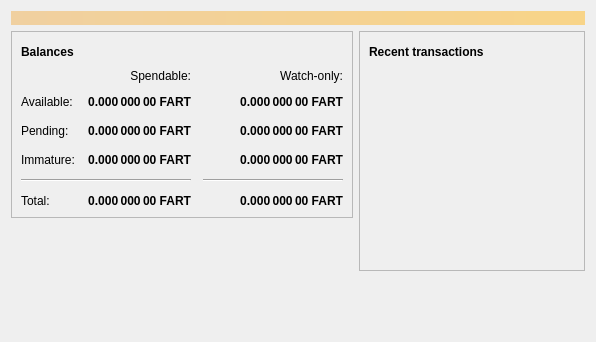
<?xml version="1.0" encoding="UTF-8"?>
<ui version="4.0">
 <class>OverviewPage</class>
 <widget class="QWidget" name="OverviewPage">
  <property name="geometry">
   <rect>
    <x>0</x>
    <y>0</y>
    <width>596</width>
    <height>342</height>
   </rect>
  </property>
  <property name="windowTitle">
   <string>Form</string>
  </property>
  <layout class="QVBoxLayout" name="topLayout">
   <item>
    <widget class="QLabel" name="labelAlerts">
     <property name="visible">
      <bool>false</bool>
     </property>
     <property name="styleSheet">
      <string notr="true">QLabel { background-color: qlineargradient(x1: 0, y1: 0, x2: 1, y2: 0, stop:0 #F0D0A0, stop:1 #F8D488); color:#000000; }</string>
     </property>
     <property name="wordWrap">
      <bool>true</bool>
     </property>
     <property name="margin">
      <number>3</number>
     </property>
     <property name="textInteractionFlags">
      <set>Qt::TextSelectableByMouse</set>
     </property>
    </widget>
   </item>
   <item>
    <layout class="QHBoxLayout" name="horizontalLayout" stretch="1,1">
     <item>
      <layout class="QVBoxLayout" name="verticalLayout_2">
       <item>
        <widget class="QFrame" name="frame">
         <property name="frameShape">
          <enum>QFrame::StyledPanel</enum>
         </property>
         <property name="frameShadow">
          <enum>QFrame::Raised</enum>
         </property>
         <layout class="QVBoxLayout" name="verticalLayout_4">
          <item>
           <layout class="QHBoxLayout" name="horizontalLayout_4">
            <item>
             <widget class="QLabel" name="label_5">
              <property name="font">
               <font>
                <weight>75</weight>
                <bold>true</bold>
               </font>
              </property>
              <property name="text">
               <string>Balances</string>
              </property>
             </widget>
            </item>
            <item>
             <widget class="QPushButton" name="labelWalletStatus">
              <property name="enabled">
               <bool>true</bool>
              </property>
              <property name="maximumSize">
               <size>
                <width>30</width>
                <height>16777215</height>
               </size>
              </property>
              <property name="toolTip">
               <string>The displayed information may be out of date. Your wallet automatically synchronizes with the Fartonium network after a connection is established, but this process has not completed yet.</string>
              </property>
              <property name="text">
               <string/>
              </property>
              <property name="icon">
               <iconset resource="../bitcoin.qrc">
                <normaloff>:/icons/warning</normaloff>
                <disabledoff>:/icons/warning</disabledoff>:/icons/warning</iconset>
              </property>
              <property name="iconSize">
               <size>
                <width>24</width>
                <height>24</height>
               </size>
              </property>
              <property name="flat">
               <bool>true</bool>
              </property>
             </widget>
            </item>
            <item>
             <spacer name="horizontalSpacer_3">
              <property name="orientation">
               <enum>Qt::Horizontal</enum>
              </property>
              <property name="sizeHint" stdset="0">
               <size>
                <width>40</width>
                <height>20</height>
               </size>
              </property>
             </spacer>
            </item>
           </layout>
          </item>
          <item>
           <layout class="QGridLayout" name="gridLayout">
            <property name="spacing">
             <number>12</number>
            </property>
            <item row="2" column="2">
             <widget class="QLabel" name="labelWatchPending">
              <property name="font">
               <font>
                <weight>75</weight>
                <bold>true</bold>
               </font>
              </property>
              <property name="cursor">
               <cursorShape>IBeamCursor</cursorShape>
              </property>
              <property name="toolTip">
               <string>Unconfirmed transactions to watch-only addresses</string>
              </property>
              <property name="text">
               <string notr="true">0.000 000 00 FART</string>
              </property>
              <property name="alignment">
               <set>Qt::AlignRight|Qt::AlignTrailing|Qt::AlignVCenter</set>
              </property>
              <property name="textInteractionFlags">
               <set>Qt::LinksAccessibleByMouse|Qt::TextSelectableByKeyboard|Qt::TextSelectableByMouse</set>
              </property>
             </widget>
            </item>
            <item row="2" column="1">
             <widget class="QLabel" name="labelUnconfirmed">
              <property name="font">
               <font>
                <weight>75</weight>
                <bold>true</bold>
               </font>
              </property>
              <property name="cursor">
               <cursorShape>IBeamCursor</cursorShape>
              </property>
              <property name="toolTip">
               <string>Total of transactions that have yet to be confirmed, and do not yet count toward the spendable balance</string>
              </property>
              <property name="text">
               <string notr="true">0.000 000 00 FART</string>
              </property>
              <property name="alignment">
               <set>Qt::AlignRight|Qt::AlignTrailing|Qt::AlignVCenter</set>
              </property>
              <property name="textInteractionFlags">
               <set>Qt::LinksAccessibleByMouse|Qt::TextSelectableByKeyboard|Qt::TextSelectableByMouse</set>
              </property>
             </widget>
            </item>
            <item row="3" column="2">
             <widget class="QLabel" name="labelWatchImmature">
              <property name="font">
               <font>
                <weight>75</weight>
                <bold>true</bold>
               </font>
              </property>
              <property name="cursor">
               <cursorShape>IBeamCursor</cursorShape>
              </property>
              <property name="toolTip">
               <string>Mined balance in watch-only addresses that has not yet matured</string>
              </property>
              <property name="text">
               <string notr="true">0.000 000 00 FART</string>
              </property>
              <property name="alignment">
               <set>Qt::AlignRight|Qt::AlignTrailing|Qt::AlignVCenter</set>
              </property>
              <property name="textInteractionFlags">
               <set>Qt::LinksAccessibleByMouse|Qt::TextSelectableByKeyboard|Qt::TextSelectableByMouse</set>
              </property>
             </widget>
            </item>
            <item row="4" column="0" colspan="2">
             <widget class="Line" name="line">
              <property name="orientation">
               <enum>Qt::Horizontal</enum>
              </property>
             </widget>
            </item>
            <item row="4" column="2">
             <widget class="Line" name="lineWatchBalance">
              <property name="sizePolicy">
               <sizepolicy hsizetype="Preferred" vsizetype="Fixed">
                <horstretch>0</horstretch>
                <verstretch>0</verstretch>
               </sizepolicy>
              </property>
              <property name="minimumSize">
               <size>
                <width>140</width>
                <height>0</height>
               </size>
              </property>
              <property name="orientation">
               <enum>Qt::Horizontal</enum>
              </property>
             </widget>
            </item>
            <item row="5" column="0">
             <widget class="QLabel" name="labelTotalText">
              <property name="text">
               <string>Total:</string>
              </property>
             </widget>
            </item>
            <item row="3" column="1">
             <widget class="QLabel" name="labelImmature">
              <property name="font">
               <font>
                <weight>75</weight>
                <bold>true</bold>
               </font>
              </property>
              <property name="cursor">
               <cursorShape>IBeamCursor</cursorShape>
              </property>
              <property name="toolTip">
               <string>Mined balance that has not yet matured</string>
              </property>
              <property name="text">
               <string notr="true">0.000 000 00 FART</string>
              </property>
              <property name="alignment">
               <set>Qt::AlignRight|Qt::AlignTrailing|Qt::AlignVCenter</set>
              </property>
              <property name="textInteractionFlags">
               <set>Qt::LinksAccessibleByMouse|Qt::TextSelectableByKeyboard|Qt::TextSelectableByMouse</set>
              </property>
             </widget>
            </item>
            <item row="2" column="3">
             <spacer name="horizontalSpacer_2">
              <property name="orientation">
               <enum>Qt::Horizontal</enum>
              </property>
              <property name="sizeHint" stdset="0">
               <size>
                <width>40</width>
                <height>20</height>
               </size>
              </property>
             </spacer>
            </item>
            <item row="3" column="0">
             <widget class="QLabel" name="labelImmatureText">
              <property name="text">
               <string>Immature:</string>
              </property>
             </widget>
            </item>
            <item row="5" column="1">
             <widget class="QLabel" name="labelTotal">
              <property name="font">
               <font>
                <weight>75</weight>
                <bold>true</bold>
               </font>
              </property>
              <property name="cursor">
               <cursorShape>IBeamCursor</cursorShape>
              </property>
              <property name="toolTip">
               <string>Your current total balance</string>
              </property>
              <property name="text">
               <string notr="true">0.000 000 00 FART</string>
              </property>
              <property name="alignment">
               <set>Qt::AlignRight|Qt::AlignTrailing|Qt::AlignVCenter</set>
              </property>
              <property name="textInteractionFlags">
               <set>Qt::LinksAccessibleByMouse|Qt::TextSelectableByKeyboard|Qt::TextSelectableByMouse</set>
              </property>
             </widget>
            </item>
            <item row="5" column="2">
             <widget class="QLabel" name="labelWatchTotal">
              <property name="font">
               <font>
                <weight>75</weight>
                <bold>true</bold>
               </font>
              </property>
              <property name="cursor">
               <cursorShape>IBeamCursor</cursorShape>
              </property>
              <property name="toolTip">
               <string>Current total balance in watch-only addresses</string>
              </property>
              <property name="text">
               <string notr="true">0.000 000 00 FART</string>
              </property>
              <property name="alignment">
               <set>Qt::AlignRight|Qt::AlignTrailing|Qt::AlignVCenter</set>
              </property>
              <property name="textInteractionFlags">
               <set>Qt::LinksAccessibleByMouse|Qt::TextSelectableByKeyboard|Qt::TextSelectableByMouse</set>
              </property>
             </widget>
            </item>
            <item row="0" column="2">
             <widget class="QLabel" name="labelWatchonly">
              <property name="text">
               <string>Watch-only:</string>
              </property>
              <property name="alignment">
               <set>Qt::AlignRight|Qt::AlignTrailing|Qt::AlignVCenter</set>
              </property>
             </widget>
            </item>
            <item row="1" column="0">
             <widget class="QLabel" name="labelBalanceText">
              <property name="text">
               <string>Available:</string>
              </property>
             </widget>
            </item>
            <item row="1" column="1">
             <widget class="QLabel" name="labelBalance">
              <property name="font">
               <font>
                <weight>75</weight>
                <bold>true</bold>
               </font>
              </property>
              <property name="cursor">
               <cursorShape>IBeamCursor</cursorShape>
              </property>
              <property name="toolTip">
               <string>Your current spendable balance</string>
              </property>
              <property name="text">
               <string notr="true">0.000 000 00 FART</string>
              </property>
              <property name="alignment">
               <set>Qt::AlignRight|Qt::AlignTrailing|Qt::AlignVCenter</set>
              </property>
              <property name="textInteractionFlags">
               <set>Qt::LinksAccessibleByMouse|Qt::TextSelectableByKeyboard|Qt::TextSelectableByMouse</set>
              </property>
             </widget>
            </item>
            <item row="1" column="2">
             <widget class="QLabel" name="labelWatchAvailable">
              <property name="font">
               <font>
                <weight>75</weight>
                <bold>true</bold>
               </font>
              </property>
              <property name="cursor">
               <cursorShape>IBeamCursor</cursorShape>
              </property>
              <property name="toolTip">
               <string>Your current balance in watch-only addresses</string>
              </property>
              <property name="text">
               <string notr="true">0.000 000 00 FART</string>
              </property>
              <property name="alignment">
               <set>Qt::AlignRight|Qt::AlignTrailing|Qt::AlignVCenter</set>
              </property>
              <property name="textInteractionFlags">
               <set>Qt::LinksAccessibleByMouse|Qt::TextSelectableByKeyboard|Qt::TextSelectableByMouse</set>
              </property>
             </widget>
            </item>
            <item row="2" column="0">
             <widget class="QLabel" name="labelPendingText">
              <property name="text">
               <string>Pending:</string>
              </property>
             </widget>
            </item>
            <item row="0" column="1">
             <widget class="QLabel" name="labelSpendable">
              <property name="text">
               <string>Spendable:</string>
              </property>
              <property name="alignment">
               <set>Qt::AlignRight|Qt::AlignTrailing|Qt::AlignVCenter</set>
              </property>
             </widget>
            </item>
           </layout>
          </item>
         </layout>
        </widget>
       </item>
       <item>
        <spacer name="verticalSpacer">
         <property name="orientation">
          <enum>Qt::Vertical</enum>
         </property>
         <property name="sizeHint" stdset="0">
          <size>
           <width>20</width>
           <height>40</height>
          </size>
         </property>
        </spacer>
       </item>
      </layout>
     </item>
     <item>
      <layout class="QVBoxLayout" name="verticalLayout_3">
       <item>
        <widget class="QFrame" name="frame_2">
         <property name="frameShape">
          <enum>QFrame::StyledPanel</enum>
         </property>
         <property name="frameShadow">
          <enum>QFrame::Raised</enum>
         </property>
         <layout class="QVBoxLayout" name="verticalLayout">
          <item>
           <layout class="QHBoxLayout" name="horizontalLayout_2">
            <item>
             <widget class="QLabel" name="label_4">
              <property name="font">
               <font>
                <weight>75</weight>
                <bold>true</bold>
               </font>
              </property>
              <property name="text">
               <string>Recent transactions</string>
              </property>
             </widget>
            </item>
            <item>
             <widget class="QPushButton" name="labelTransactionsStatus">
              <property name="enabled">
               <bool>true</bool>
              </property>
              <property name="maximumSize">
               <size>
                <width>30</width>
                <height>16777215</height>
               </size>
              </property>
              <property name="toolTip">
               <string>The displayed information may be out of date. Your wallet automatically synchronizes with the Fartonium network after a connection is established, but this process has not completed yet.</string>
              </property>
              <property name="text">
               <string/>
              </property>
              <property name="icon">
               <iconset resource="../bitcoin.qrc">
                <normaloff>:/icons/warning</normaloff>
                <disabledoff>:/icons/warning</disabledoff>:/icons/warning</iconset>
              </property>
              <property name="iconSize">
               <size>
                <width>24</width>
                <height>24</height>
               </size>
              </property>
              <property name="flat">
               <bool>true</bool>
              </property>
             </widget>
            </item>
            <item>
             <spacer name="horizontalSpacer">
              <property name="orientation">
               <enum>Qt::Horizontal</enum>
              </property>
              <property name="sizeHint" stdset="0">
               <size>
                <width>40</width>
                <height>20</height>
               </size>
              </property>
             </spacer>
            </item>
           </layout>
          </item>
          <item>
           <widget class="QListView" name="listTransactions">
            <property name="styleSheet">
             <string notr="true">QListView { background: transparent; }</string>
            </property>
            <property name="frameShape">
             <enum>QFrame::NoFrame</enum>
            </property>
            <property name="verticalScrollBarPolicy">
             <enum>Qt::ScrollBarAlwaysOff</enum>
            </property>
            <property name="horizontalScrollBarPolicy">
             <enum>Qt::ScrollBarAlwaysOff</enum>
            </property>
            <property name="selectionMode">
             <enum>QAbstractItemView::NoSelection</enum>
            </property>
           </widget>
          </item>
         </layout>
        </widget>
       </item>
       <item>
        <spacer name="verticalSpacer_2">
         <property name="orientation">
          <enum>Qt::Vertical</enum>
         </property>
         <property name="sizeHint" stdset="0">
          <size>
           <width>20</width>
           <height>40</height>
          </size>
         </property>
        </spacer>
       </item>
      </layout>
     </item>
    </layout>
   </item>
  </layout>
 </widget>
 <resources/>
 <connections/>
</ui>
